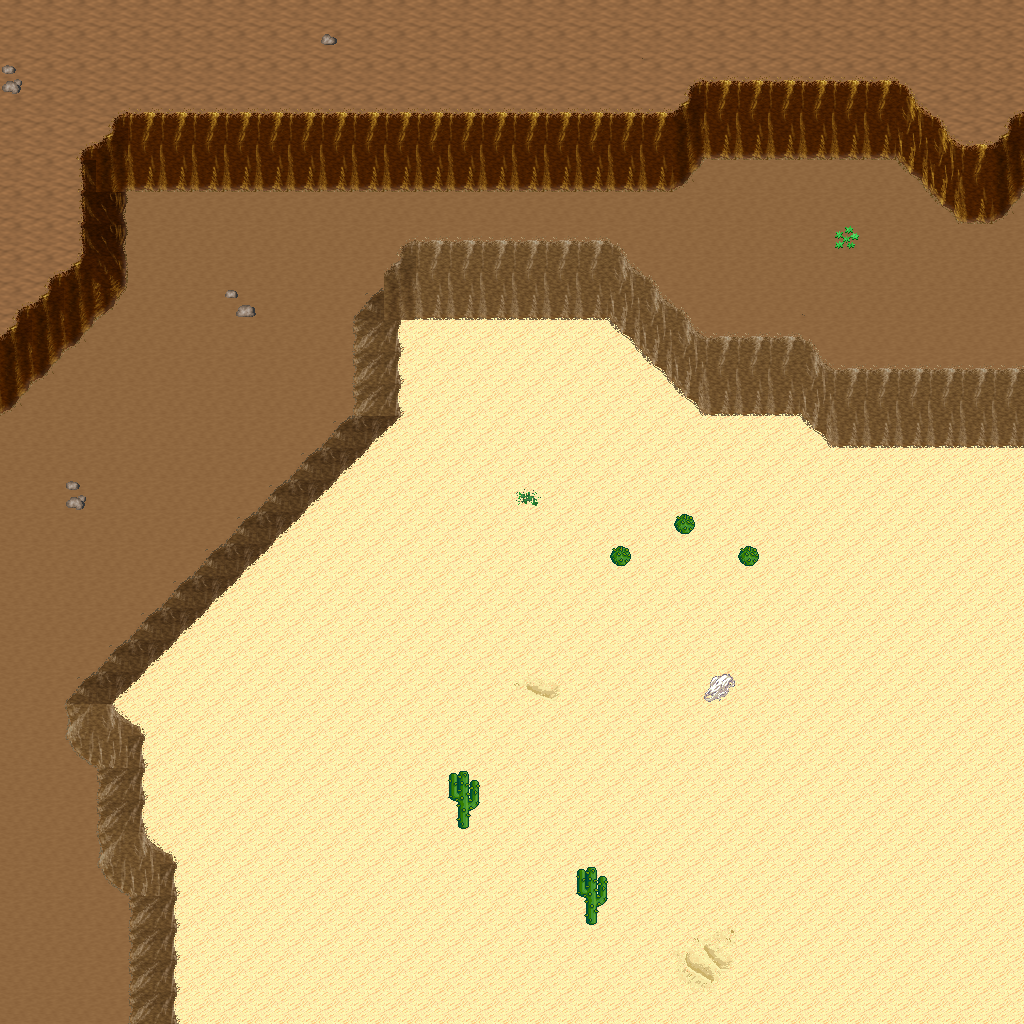

This game map was drawn from its Tiled (.tmx) file and the tilesets committed beside it. A one-line description and the trimmed map source follow:
An orthogonal 32x32 tile map with 32x32 px tiles, 5 tile layers (Ground, Objects, Objects2, Above, ...), 1 hidden layer not drawn, 12 tilesets.

<map version="1.10" tiledversion="1.11.0" orientation="orthogonal" renderorder="right-down" width="32" height="32" tilewidth="32" tileheight="32" infinite="0" nextlayerid="11" nextobjectid="1">
 <tileset firstgid="1" name="logic_collision" tilewidth="32" tileheight="32" tilecount="1" columns="1">
  <image source="../drawable/logic_collision.png" width="32" height="32" />
 </tileset>
 <tileset firstgid="2" name="ground_ground" tilewidth="32" tileheight="32" tilecount="33" columns="3">
  <image source="../drawable/ground_ground.png" width="96" height="352" />
 </tileset>
 <tileset firstgid="35" name="ground_ridge_earth_pale" tilewidth="32" tileheight="32" tilecount="96" columns="12">
  <image source="../drawable/ground_ridge_earth_pale.png" width="384" height="256" />
 </tileset>
 <tileset firstgid="131" name="ground_ridge_earth_dark" tilewidth="32" tileheight="32" tilecount="96" columns="12">
  <image source="../drawable/ground_ridge_earth_dark.png" width="384" height="256" />
 </tileset>
 <tileset firstgid="227" name="terrain_desert" tilewidth="32" tileheight="32" tilecount="88" columns="8">
  <image source="../drawable/terrain_desert.png" width="256" height="352" />
 </tileset>
 <tileset firstgid="315" name="plant_tree_tree_darkgreen" tilewidth="32" tileheight="32" tilecount="88" columns="8">
  <image source="../drawable/plant_tree_tree_darkgreen.png" width="256" height="352" />
 </tileset>
 <tileset firstgid="403" name="ground_rock_pebbles" tilewidth="32" tileheight="32" tilecount="3" columns="1">
  <image source="../drawable/ground_rock_pebbles.png" width="32" height="96" />
 </tileset>
 <tileset firstgid="406" name="ground_sand_2" tilewidth="32" tileheight="32" tilecount="15" columns="5">
  <image source="../drawable/ground_sand_2.png" width="160" height="96" />
 </tileset>
 <tileset firstgid="421" name="plant_cactus_2" tilewidth="32" tileheight="32" tilecount="10" columns="5">
  <image source="../drawable/plant_cactus_2.png" width="160" height="64" />
 </tileset>
 <tileset firstgid="431" name="plant_cactus" tilewidth="32" tileheight="32" tilecount="2" columns="1">
  <image source="../drawable/plant_cactus.png" width="32" height="64" />
 </tileset>
 <tileset firstgid="433" name="plant_star_shaped_plants" tilewidth="32" tileheight="32" tilecount="6" columns="2">
  <image source="../drawable/plant_star_shaped_plants.png" width="64" height="96" />
 </tileset>
 <tileset firstgid="439" name="plant_tree_evergreen" tilewidth="32" tileheight="32" tilecount="36" columns="3">
  <image source="../drawable/plant_tree_evergreen.png" width="96" height="384" />
 </tileset>
 <layer id="1" name="Ground" width="32" height="32">
  <data>[1024 cells, 1024 non-empty, 11 distinct tile ids]</data>
 </layer>
 <layer id="2" name="Objects" width="32" height="32">
  <data>[1024 cells, 244 non-empty, 40 distinct tile ids]</data>
 </layer>
 <layer id="3" name="Objects2" width="32" height="32">
  <data>[1024 cells, 0 non-empty, 0 distinct tile ids]</data>
 </layer>
 <layer id="4" name="Above" width="32" height="32">
  <data>[1024 cells, 2 non-empty, 1 distinct tile ids]</data>
 </layer>
 <layer id="5" name="Above2" width="32" height="32">
  <data>[1024 cells, 0 non-empty, 0 distinct tile ids]</data>
 </layer>
 <layer id="6" name="Walkable" width="32" height="32" visible="0">
  <data>[1024 cells, 136 non-empty, 1 distinct tile ids]</data>
 </layer>
 <objectgroup id="7" name="Mapevents" />
 <objectgroup id="8" name="Spawn" />
 <objectgroup id="9" name="Keys" />
 <objectgroup id="10" name="Replace" />
</map>
